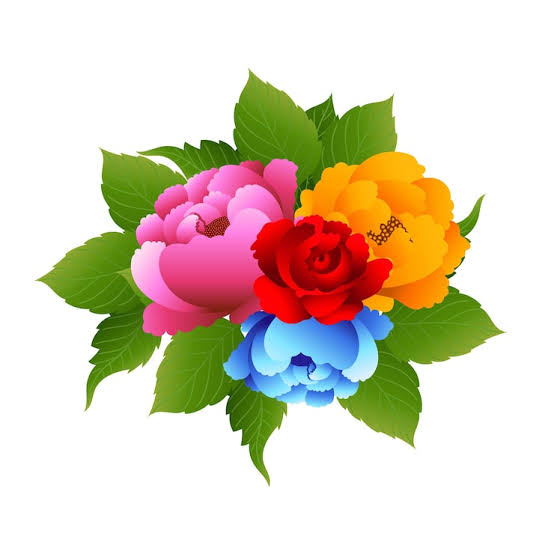
#> input picture images.jpeg, 554 x 554 px
$ jupyter execute opencvwrok.ipynb
#> lines starting #> are read from the running program, lines starting #| are printed output that depends on the picture
[cell 1]
import cv2
import numpy as np
import matplotlib.pyplot as plt
print(cv2.__version__)
print("Lets start working together with open cv as well")

[cell 2]
img = cv2.imread('images.jpeg')
#> img is the input picture: shape (554, 554, 3); mean B, G, R 190.8, 209.4, 220.4
img = cv2.cvtColor(img, cv2.COLOR_BGR2RGB)
#bgr to rbg is done because the matplotlib understands rgb like the numpy library
plt.imshow(img)
print(img.size)
#| 920748
print(img.shape)
#| (554, 554, 3)
plt.axis("off")
plt.show()

[cell 3]
# img[:,:,0]=0
# plt.imshow(img)

[cell 4]
# img[:,:,2]=0
# plt.imshow(img)

[cell 5]
img_Red = img[:,:,0]
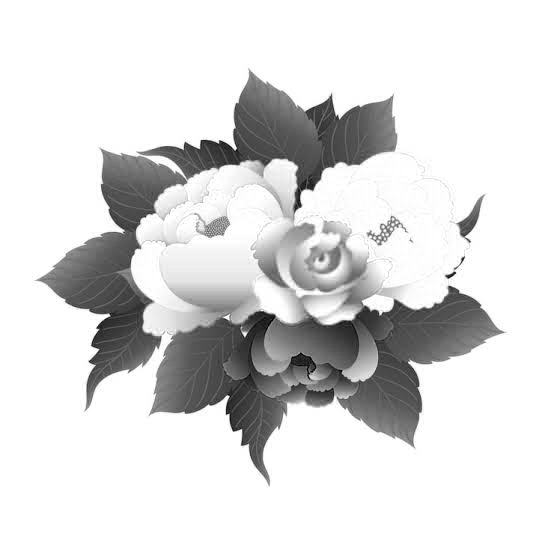
#> img_Red: shape (554, 554); min 0, max 255, mean 220.4
img_Green = img[:,:,1]
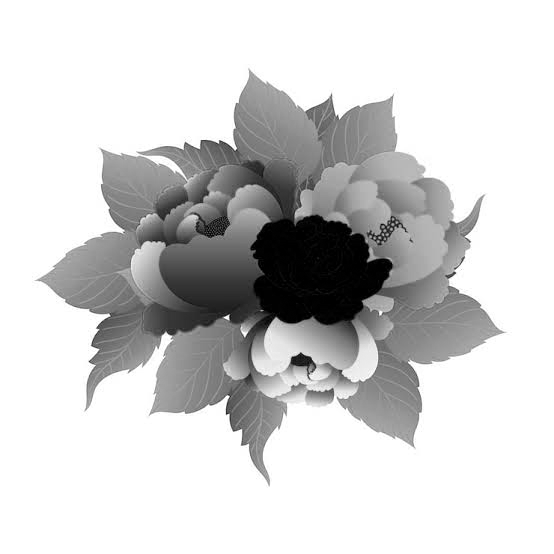
#> img_Green: shape (554, 554); min 0, max 255, mean 209.4
img_Blue = img[:,:,2]
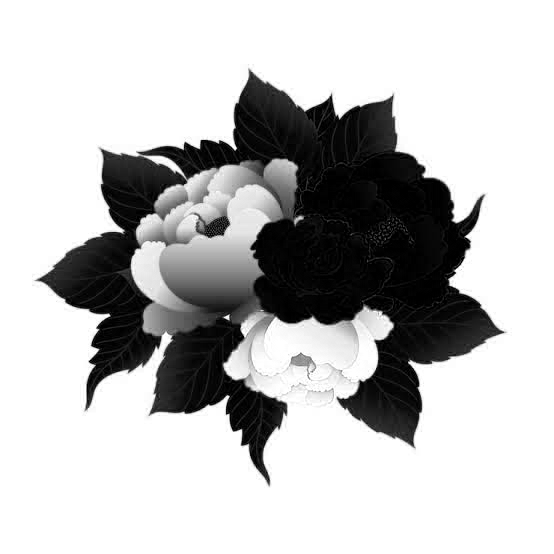
#> img_Blue: shape (554, 554); min 0, max 255, mean 190.8
new_img = np.hstack((img_Red,img_Green,img_Blue))
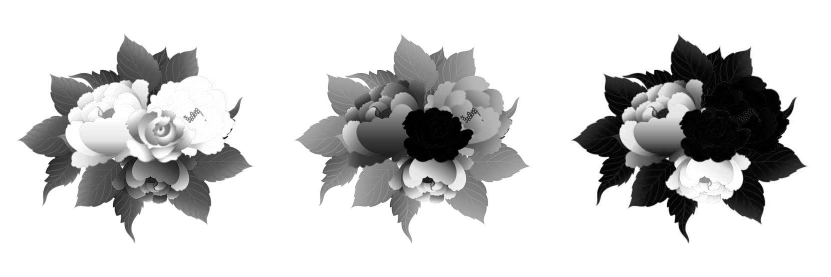
#> new_img: shape (554, 1662) (shown at 1/2 size); min 0, max 255, mean 206.9
plt.imshow(new_img)

[cell 6]
#Resizing using image cv
img_resize = cv2.resize(img,(800,800))
resized_rgb = cv2.cvtColor(img_resize, cv2.COLOR_BGR2RGB)
plt.imshow(resized_rgb)

[cell 7]
# to half the size
img_half = cv2.resize(img , (img.shape[1]//2,img.shape[0]//2))
img_new = cv2.cvtColor(img_half,cv2.COLOR_BGR2RGB)
plt.imshow(img_new)
print(img_new.shape)
#| (277, 277, 3)

[cell 8]
img_flip = cv2.flip(img,-1) # 0 is vertically flipped # 1 is horizontally flipped #-1 is both verically and horizontally
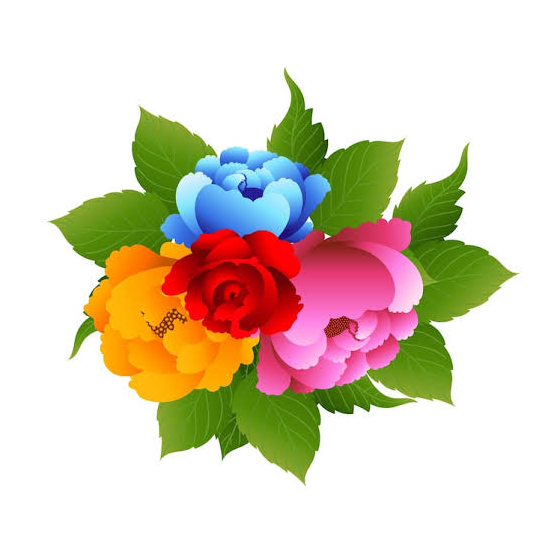
#> img_flip: shape (554, 554, 3); mean R, G, B 220.4, 209.4, 190.8
img_flipped = cv2.cvtColor(img_flip,cv2.COLOR_BGR2RGB)
plt.imshow(img_flipped)

[cell 9]
img_crop = img[50:300,20:500] #basic numpy slicing
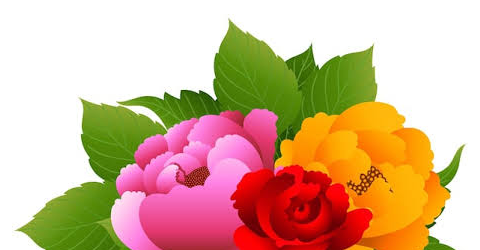
#> img_crop: shape (250, 480, 3); mean R, G, B 216, 179.8, 148.8
plt.imshow(img_crop)

$ run again, with o.png saved as images.jpeg
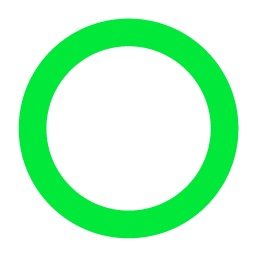
#> input picture o.png, 256 x 256 px
#> img is the input picture: shape (256, 256, 3); mean B, G, R 204.5, 248.7, 189.8
#| 196608
#| (256, 256, 3)
#> `new_img = np.hstack((img_Red,img_Green,img_Blue))`:
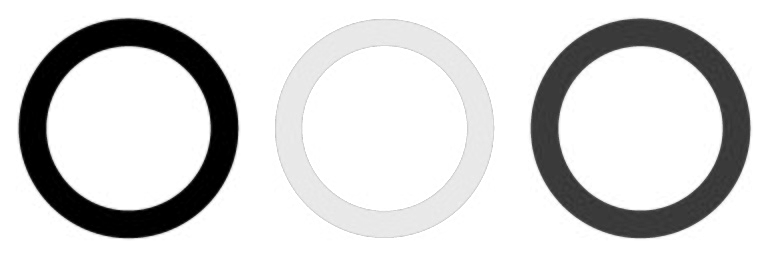
#> new_img: shape (256, 768); min 0, max 255, mean 214.3
#| (128, 128, 3)
#> `img_crop = img[50:300,20:500]`:
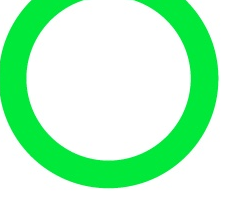
#> img_crop: shape (206, 236, 3); mean R, G, B 184.2, 248.1, 200.1
